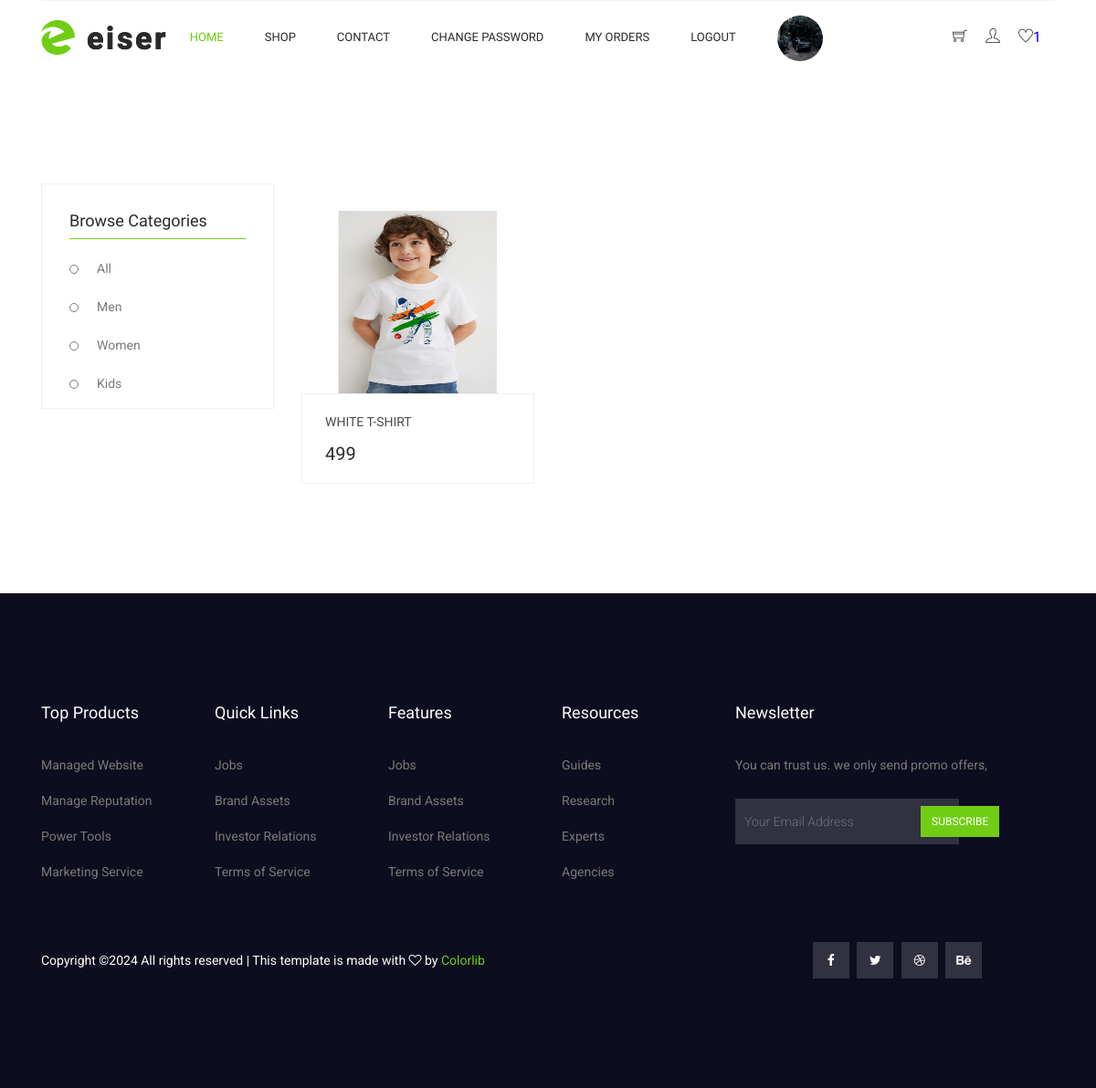
/wishlist/ (signed in), run on the app's committed database.
### myapp/models.py (models this page shows, shortened)
class Wishlist(models.Model):
	user=models.ForeignKey(User,on_delete=models.CASCADE)
	product=models.ForeignKey(Product,on_delete=models.CASCADE)
	date=models.DateTimeField(default=timezone.now)

class Product(models.Model):
	seller=models.ForeignKey(User,on_delete=models.CASCADE)
	category=(
		("Men","Men"),
		("Women","Women"),
		("Kids","Kids"),
	)
	size=(
		("s","s"),
		("L","L"),
		("M","M"),
		("XL","XL"),
		("XXL","XXL"),
	)
	product_catagory=models.CharField(max_length=100,choices=category)
	product_name=models.CharField(max_length=100)
	product_price=models.PositiveIntegerField()
	product_desc=models.TextField()
	product_picture=models.ImageField(upload_to="product_picture/")
	product_size=models.CharField(max_length=100,choices=size,default="")

### myapp/views.py (the view)
# urls.py: path('wishlist/',views.wishlist,name='wishlist'),
def wishlist(request):
	user=User.objects.get(email=request.session['email'])
	wishlists=Wishlist.objects.filter(user=user)
	request.session['wishlist_count']=len(wishlists)
	return render(request,'wishlist.html',{'wishlists':wishlists})

### myapp/templates/wishlist.html (shortened to what this page needs)
{% extends 'header.html' %}
{% load static %}
{% block content %}
<!DOCTYPE html>
<html lang="en">
  <head>
  </head>
  <body>
    <section class="cat_product_area section_gap">
      <div class="container">
        <div class="row flex-row-reverse">
          <div class="col-lg-9">
            <div class="latest_product_inner">
              <div class="row">
                {% if wishlists %}
                {% for i in wishlists %}
                <div class="col-lg-4 col-md-6">
                  <div class="single-product">
                    <div class="product-img">
                      <img
                        class="card-img"
                        src="{{i.product.product_picture.url}}" style="width: 200px;height: 200px;"
                        alt=""/>
                    </div>
                    <div class="product-btm">
                      <a href="#" class="d-block">
                        <h4>{{i.product.product_name}}</h4>
                      </a>
                      <div class="mt-3">
                        <span class="mr-4">{{i.product.product_price}}</span>
                      </div>
                    </div>
                  </div>
                </div>
                {% endfor %}
                {% else %}
                  <h1>No Products In Wishlist</h1>
                {% endif %}
              </div>
            </div>
          </div>
          <div class="col-lg-3">
            <div class="left_sidebar_area">
              <aside class="left_widgets p_filter_widgets">
                <div class="l_w_title">
                  <h3>Browse Categories</h3>
                </div>
                <div class="widgets_inner">
                  <ul class="list">
                    <li>
                      <a href="{% url 'product-by-category' cat='all' %}">All</a>
                    </li>
                    <li>
                      <a href="{% url 'product-by-category' cat='Men' %}">Men</a>
                    </li>
                    <li>
                      <a href="{% url 'product-by-category' cat='Women' %}">Women</a>
                    </li>
                    <li>
                      <a href="{% url 'product-by-category' cat='Kids' %}">Kids</a>
                    </li>
                  </ul>
                </div>
              </aside>
            </div>
          </div>
        </div>
      </div>
    </section>
  </body>
</html>
{% endblock %}

### myapp/static/css/style.css (style rules this page uses)
body { line-height:24px;font-size:14px;font-family:"Roboto",sans-serif;font-weight:normal;color:#797979 }
h1,h2,h3,h4,h5,h6 { font-family:"Heebo",sans-serif;color:#2a2a2a;font-weight:500 }
.list { list-style:none;margin:0px;padding:0px }
a { text-decoration:none;transition:all 0.3s ease-in-out }
ul { list-style-type:none;margin:0;padding:0 }
.section_gap { padding:120px 0px }
h3 { font-size:24px }
h4 { font-size:18px }
.single-product { text-align:center;margin-bottom:50px }
.single-product .product-img { position:relative;overflow:hidden }
.single-product .product-btm { padding:22px 25px 18px;border:1px solid #f0f2f1;text-align:left }
.single-product .product-btm h4 { color:#4a4a4a;font-size:14px;font-weight:400;text-transform:uppercase;margin-bottom:0px;transition:all 300ms linear 0s }
.single-product .product-btm span { font-family:"Heebo",sans-serif;font-size:20px;font-weight:500;line-height:16px;color:#2a2a2a }
.latest_product_inner { margin-bottom:-35px }
.cat_product_area .latest_product_inner { padding-top:30px;margin-bottom:-50px }
.cat_product_area .latest_product_inner .single-product { margin-bottom:50px }
.left_widgets { margin-bottom:30px;border:1px solid #eff2f3 }
.left_widgets:last-child { margin-bottom:0px }
.widgets_inner { padding-left:30px;padding-right:30px;padding-top:0px;padding-bottom:15px }
.l_w_title { padding-left:30px;padding-right:30px }
.l_w_title h3 { margin-bottom:20px;margin-top:20px;font-size:18px;color:#2a2a2a;font-weight:500;line-height:40px;position:relative }
.l_w_title h3::after { content:'';position:absolute;bottom:0px;left:0px;width:100%;height:1px;background:#71cd14 }
.p_filter_widgets .widgets_inner { border-bottom:1px solid #eeeeee }
.p_filter_widgets .widgets_inner:last-child { border-bottom:0px }
.p_filter_widgets .list li { margin-bottom:18px }
.p_filter_widgets .list li a { padding-left:30px;font-size:14px;font-family:"Roboto",sans-serif;font-weight:normal;color:#797979;position:relative }
.p_filter_widgets .list li a:before { content:"";height:10px;width:10px;border-radius:50%;border:1px solid #797979;position:absolute;left:0px;top:4px;transition:all 300ms linear 0s }
.p_filter_widgets .list li a:after { content:"";height:4px;width:4px;background:#fff;border-radius:50%;position:absolute;left:3px;top:8px;transition:all 300ms linear 0s }
.p_filter_widgets .list li:last-child { margin-bottom:0px }

### data on the page
Wishlist: product.product_picture (picture), product.product_name "WHITE T-SHIRT", product.product_price "499"

### other printed values
{{ request.session.wishlist_count }} "1"
